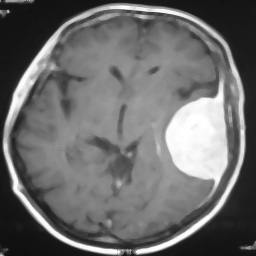
#> input picture SourceCode/Detection/images/AMFf.jpg, 256 x 256 px, given in place of Y7.jpg, which was not available
$ python test.py
#> lines starting #> are read from the running program, lines starting #| are printed output that depends on the picture; after the words box and inside, x2 and y2 are one past the last pixel; in counts of white or black regions, pixels touching at a corner belong together; pictures that were not available may be replaced by others from this repository, and a replacement may not be noted

import cv2
import numpy as np
'''img = cv2.imread('images/resize.jpg') # Load image
img_median = cv2.medianBlur(img, 5) # Add median filter to image

cv2.imshow('img', img_median) # Display img with median filter
cv2.imwrite('images/AMF.jpg', img_median.astype(np.uint8))
cv2.waitKey(0)        # Wait for a key press to
cv2.destroyAllWindows # close the img window.'''

image = cv2.imread("Y7.jpg")  # READ THE INPUT IMAGE
#> image is the input picture: shape (256, 256, 3); min 12, max 255, mean 108
#image = cv2.resize(image, (256, 256), interpolation=cv2.INTER_AREA)
print(image.shape)
#| (256, 256, 3)
#gray_image = cv2.cvtColor(image, cv2.COLOR_BGR2GRAY)
#print("Resize=", gray_image.shape)
#cv2.imwrite('images/gray.jpg', image)


img = cv2.imread('images/BCET.jpg',0)
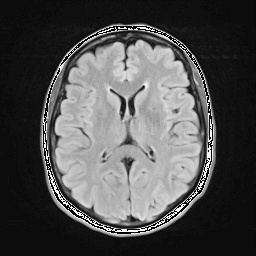
#> input picture SourceCode/Detection/images/BCET.jpg, 256 x 256 px
#> img is the input picture: shape (256, 256); min 0, max 255, mean 78.7
blur = cv2.GaussianBlur(img,(5,5),0)
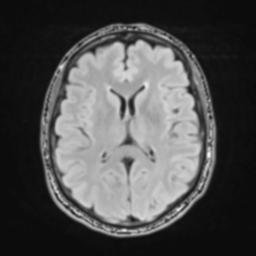
#> blur: shape (256, 256); min 10, max 244, mean 78.7
hist = cv2.calcHist([blur],[0],None,[256],[0,256])
#> hist = 256 values, max 9860 at index 12, min 0 at index 0, mean 256
hist_norm = hist.ravel()/hist.max()
#> hist_norm = 256 values, max 1 at index 12, min 0 at index 0, mean 0.026
Q = hist_norm.cumsum()
#> Q = 256 values from 0 to 6.65
bins = np.arange(256)
fn_min = np.inf
thresh = -1
for i in range(1,256):
        p1,p2 = np.hsplit(hist_norm,[i]) # probabilities
        q1,q2 = Q[i],Q[255]-Q[i] # cum sum of classes
        b1,b2 = np.hsplit(bins,[i]) # weights

        m1,m2 = np.sum(p1*b1)/q1, np.sum(p2*b2)/q2
        v1,v2 = np.sum(((b1-m1)**2)*p1)/q1,np.sum(((b2-m2)**2)*p2)/q2

        # calculates the minimization function
        fn = v1*q1 + v2*q2
        if fn < fn_min:
            fn_min = fn
            thresh = i
#> this loop made 255 passes
#> (p1, q1, q2, m1, m2, v1, v2, fn) on passes 10, 11, 13, 14: ([0, 0, 0, 0, 0, 0, 0, 0, 0, 0], 0.000304, 6.65, 0, 78.69, 0, 5601.3, 37228.4), ([0, 0, 0, 0, 0, 0, 0, 0, 0, 0, 0.000304], 0.0244, 6.62, 0.124, 78.97, 1.21, 5621.6, 37227.6), ([0, 0, 0, 0, 0, 0, 0, 0, 0, 0, 0.000304, 0.0241, 1], 1.34, 5.3, 9.13, 96.3, 6.18, 6034.9, 32014.9), ([0, 0, 0, 0, 0, 0, 0, 0, 0, 0, 0.000304, 0.0241, 1, 0.319], 1.7, 4.95, 9.67, 102.4, 5.32, 6069.9, 30049.7)
#> (q1, q2, m1, m2, v1, v2, fn, fn_min) on passes 15 to 20: (2.37, 4.28, 9.01, 117.3, 9.65, 6673.1, 28553.4, 28553.4), (2.73, 3.91, 11.51, 125.6, 4.14, 5607.1, 21950.6, 21950.6), (3, 3.65, 12.42, 133.2, 3.44, 4908.9, 17906.8, 17906.8), (3.18, 3.47, 13.16, 138.7, 3.42, 4165.5, 14459.9, 14459.9), (3.29, 3.36, 13.69, 142.3, 3.81, 3552.6, 11948.9, 11948.9), (3.35, 3.3, 14.06, 144.3, 4.33, 3125, 10320.3, 10320.3)

# find otsu's threshold value with OpenCV function
ret, otsu = cv2.threshold(blur,200,255,cv2.THRESH_BINARY+cv2.THRESH_OTSU)
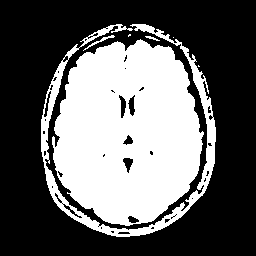
#> otsu: shape (256, 256); 38.6% white; 7 white regions (3 under 20 px), largest, box (x1, y1, x2, y2) and area: (52, 39, 204, 226) 21147, (41, 24, 216, 237) 4068, (83, 35, 115, 51) 71, (145, 36, 160, 41) 30

cv2.imshow("otsu",otsu)
cv2.waitKey()
#print thresh,ret
